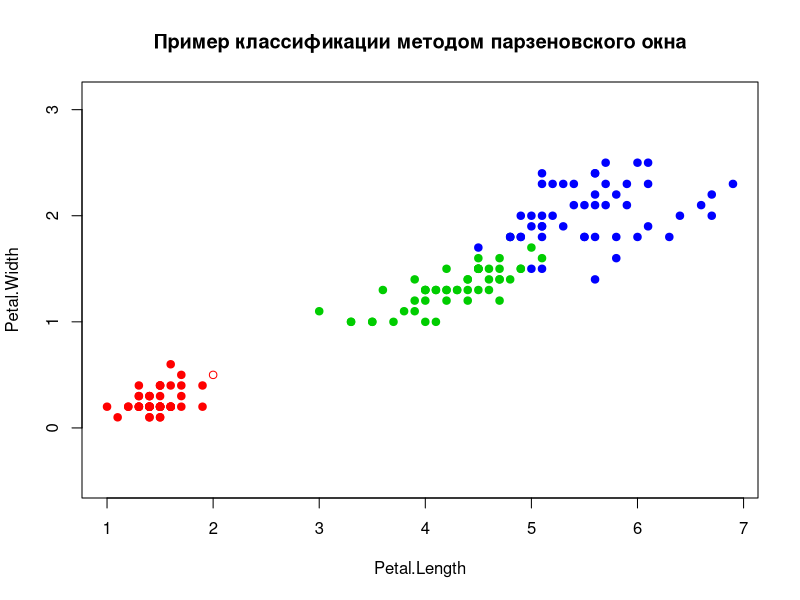

R code for this plot:
# Функции ядер
RectKer <- function(r) (abs(r) <= 1) * 0.5
TriaKer <- function(r) (abs(r) <= 1) * (1 - abs(r))
QuarKer <- function(r) (abs(r) <= 1) * (1 - r^2)^2
EpanKer <- function(r) (abs(r) <= 1) * (1 - r^2)
GausKer <- function(r) dnorm(r)

euclideanDistance <- function(u, v)
{
  sqrt(sum((u - v)^2))
}

DistanceToDataFrame <- function(xl, z, metricFunction = euclideanDistance)
{
  lengthDat <- nrow(xl)
  n <- dim(xl)[2]-1
  for(i in 1:lengthDat)
  {
    xl$distance[i] <- metricFunction(xl[i,1:n],z)
  }

  return (xl);
}

parsen <- function(dat, z, h=c(0.35), kerF = RectKer) {
  n <- dim(dat)[2]
  m <- dim(dat)[1]
  datWithDist <- DistanceToDataFrame(dat, z)
  
  classifiedObjects <- rep("", length(h))
  
  for(i in seq(length(h)))
  {
    classes <- rep(0, length(names(table(dat[,n]))))
    names(classes) <- names(table(dat[,n]))
    
    for(j in 1:m){
      y <- datWithDist[j, n]
      w <- kerF(datWithDist[j,4]/h[i])
      classes[y] <- classes[y] + w
    }
    if(sum(classes) > 0) {
      class <- names(which.max(classes))
    } else {
      class <- ""
    }
    classifiedObjects[i] = class
  }
  return(classifiedObjects)
}


looCV <- function(dat, algo,...){
  l <- length(dat[[1]])
  correct <- rep(0, length(l))
  
  for (i in seq(l)) {
    trainData <- dat[-i, ]
    control <- dat[i, ]
    
    res <- algo(trainData, control[1:2],...)
    correct <- correct + (res != control$Species)
  }
  
  res <- (correct/l)
  return (res)
}

looCV_parsen <- function(dat, h)
{
  dat<-iris[,3:5]
  h<-seq(0.1,4,0.05)
  res <- looCV(dat, parsen, h)
  lfromh <- data.frame("h"=h, "LOO"=res)
  title<- "LOO метода парзеновского окна с прямоугольным ядром"
  jpeg(file="D:/SMPR/metric/alg_parsen/rect_LOO.jpeg",width = 697, height = 502)
  plot(lfromh, type="l", main=title)
  # best h with lowest Q
  m = lfromh[which.min(lfromh$LOO),]
  points(m, pch=21, bg="green")
  
  text(m[["h"]], m[["LOO"]], adj=c(0,-1), sprintf("(%.3f; %.3f)", m[["h"]], m[["LOO"]]))
  
  return (m)
}


# Классифицировать обьект с координатами z1,z2
FindParsen <- function(z1, z2, h, kerF) {
  points(z1,z2, pch = 21, col=colors[parsen(iris[,3:5],c(z1,z2),h,kerF)])
}

PlotMapParsen <- function(h = 0.1, kerF = EpanKer, label="ядром Епанечникова") {
  #jpeg(file=paste0("D:/SMPR/metric/alg_parsen/PlotMap_",as.character(substitute(kerF)),"_%03d.jpeg"),width = 697, height = 502)
  plot(iris[, 3:4], main=paste("Карта классификации\nдля парзеновского окна с", label), pch = 21, bg = colors[iris$Species], col = colors[iris$Species], asp='1') 
  for (i in seq(0,7,0.1)) {
    print(i)
    for (j in seq(0,3,0.1)){
      print(j)
      FindParsen(i,j,h,kerF)
    }
  }
  dev.off()
}

demo <- function(){
  plot(iris[, 3:4], main="Пример классификации методом парзеновского окна", pch = 21, bg = colors[iris$Species], col = colors[iris$Species], asp='1')
  z <- c(2,0.5)
  result <- parsen(iris[,3:5],z,c(0.35),EpanKer)
  points(z[1],z[2], pch = 21, col=colors[result])
}

colors <- c( "setosa"="red", "versicolor"="green3", "virginica"="blue" )
demo()

#looCV_parsen(iris[,3:5],seq(0.1,4,0.5))
#PlotMapParsen(0.35, RectKer, "прямоугольным ядром")
